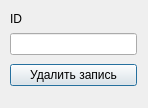
<?xml version="1.0" encoding="UTF-8"?>
<ui version="4.0">
 <class>RemoveEmployee</class>
 <widget class="QDialog" name="RemoveEmployee">
  <property name="geometry">
   <rect>
    <x>0</x>
    <y>0</y>
    <width>148</width>
    <height>108</height>
   </rect>
  </property>
  <property name="windowTitle">
   <string>Dialog</string>
  </property>
  <widget class="QWidget" name="layoutWidget">
   <property name="geometry">
    <rect>
     <x>10</x>
     <y>30</y>
     <width>127</width>
     <height>60</height>
    </rect>
   </property>
   <layout class="QVBoxLayout" name="verticalLayout">
    <item>
     <widget class="QLineEdit" name="lineEditID"/>
    </item>
    <item>
     <widget class="QPushButton" name="pushButtonDelete_2">
      <property name="text">
       <string>Удалить запись</string>
      </property>
     </widget>
    </item>
   </layout>
  </widget>
  <widget class="QLabel" name="label_5">
   <property name="geometry">
    <rect>
     <x>10</x>
     <y>10</y>
     <width>66</width>
     <height>18</height>
    </rect>
   </property>
   <property name="text">
    <string>ID</string>
   </property>
  </widget>
 </widget>
 <resources/>
 <connections/>
</ui>
